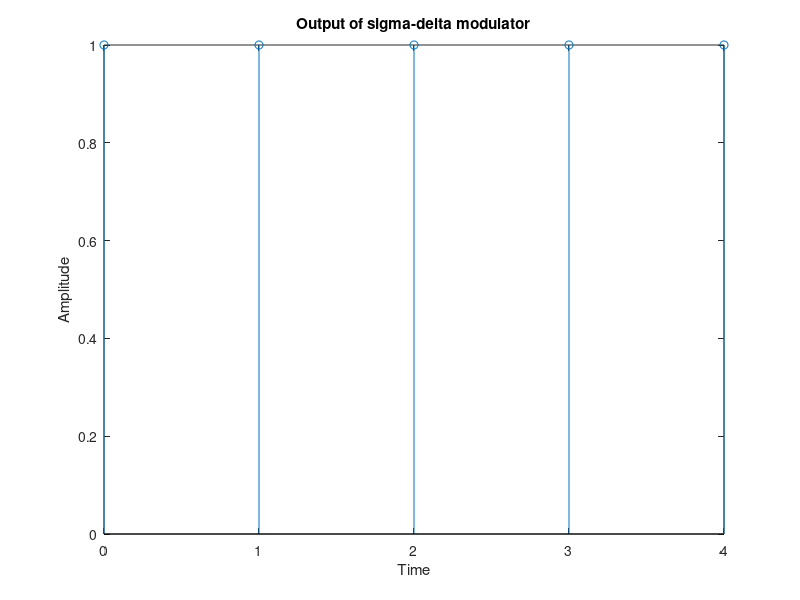

This figure's MATLAB source:
% Program 15_11
% Sigma-Delta Quantizer Operation
N = input('Type in the length of input sequence = ');
n = 1:1:N;
m = n-1;
A = input('Type in the input amplitude = ');
x = A*ones(1,N);
plot(m,x);
axis([0 N-1 -1.2 1.2]);
xlabel('Time'); ylabel('Amplitude');
title('Input analog signal');
pause
y = zeros(1,N+1);
v0 = 0;
   for k = 2:1:N+1;
        v1 = x(k-1) - y(k-1) + v0;
        y(k) = sign(v1);
        v0 = v1;
   end
yn = y(2:N+1);
axis([0 N-1 -1.2 1.2]);
stem(m, yn);
xlabel('Time'); ylabel('Amplitude');
title('Output of sigma-delta modulator');
ave = sum(yn)/N;
disp('Average value of output is = ');disp(ave);